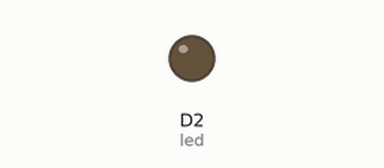
This program was run on a simulated Raspberry Pi (BCM pin numbers) with a GrovePi. Shown: output pins drawn as LEDs (lit = HIGH). What the program prints to the terminal is not drawn. At 0.3 s the program stops and its outputs stay as they are.

Above: at 0.2 s.
Timing chart, 0 to 1.7 s (numbered marks = the images above):
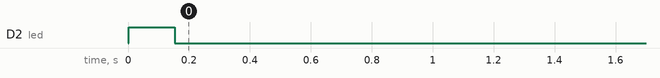

The program:

check_net_and_buzz.py
```python
#!/usr/bin/env python
print("aaa............")
import time
from grovepi import *

import isconnected

print("script start............")

# Connect the Grove LED to digital port D4
led = 2

pinMode(led,"OUTPUT")

print ("BUZZER TEST, Pin D2")


print ("check connection")
if isconnected.isconnected:
	a = 1;
else :
	a = 5;
print ("after test")
for x in range(a):
    try:
        #Blink the LED
        digitalWrite(led,1)		# Send HIGH to switch on LED
        print ("LED ON!")
        time.sleep(0.15)

        digitalWrite(led,0)		# Send LOW to switch off LED
        print ("LED OFF!")
        time.sleep(0.15)

    except KeyboardInterrupt:	# Turn LED off before stopping
        digitalWrite(led,0)
        break
    except IOError:				# Print "Error" if communication error encountered
        print ("Error")
```

isconnected.py
```python
def isconnected(mode):
#mode 'bool' or others: return true/false
#mode 'code' return http code
#mode 'ip' return ip
	import requests
	print("mode selected: " +str(mode))
	r =  requests.get('https://api.ipify.org?format=json')
	if mode == 'ip':
		r = r.json()
		return r["ip"]
	elif mode == 'code':
		return r.status_code
	else:
		if r.status_code == 200:
			return True
		else:
			return False

#print("r.status_code="+str(r.status_code))
'''
print("=====")
print(isconnected('a'))
print(isconnected('ip'))
print(isconnected('code'))
print(isconnected('bool'))
'''
```

Measured:
- by itself, D2 (led): LOW → HIGH at 0.00 s, → LOW 0.15 s later
